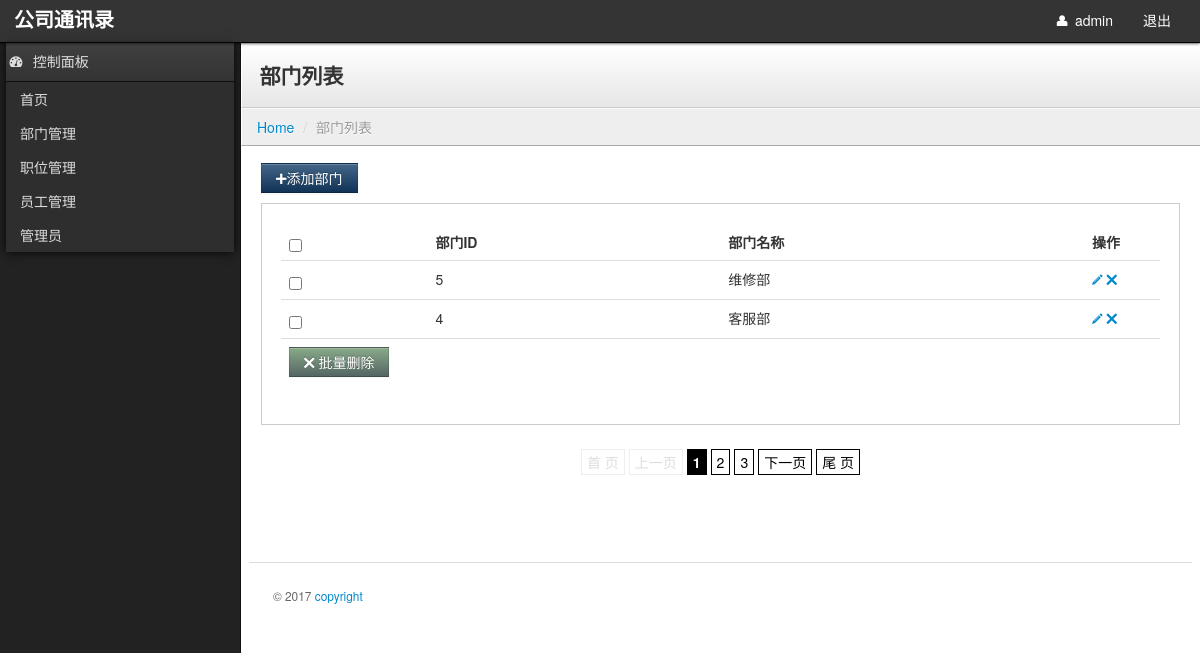
Screenshot of /DepartmentList.php (signed in) with the database file from the repository.
### tables this page shows
CREATE TABLE `pre_admin`  (
  `id` int(10) UNSIGNED NOT NULL AUTO_INCREMENT COMMENT '主键',
  `username` varchar(150) NULL DEFAULT NULL COMMENT '用户名',
  `password` varchar(255) NULL DEFAULT NULL COMMENT '密码',
  `avatar` varchar(255) NULL DEFAULT NULL COMMENT '头像',
  `salt` varchar(255) NULL DEFAULT NULL COMMENT '密码盐',
  PRIMARY KEY (`id`) USING BTREE,
  INDEX `key_admin_username`(`username`) USING BTREE
);

CREATE TABLE `pre_department`  (
  `id` int(10) UNSIGNED NOT NULL AUTO_INCREMENT COMMENT '主键',
  `name` varchar(150) NULL DEFAULT NULL COMMENT '部门名称',
  PRIMARY KEY (`id`) USING BTREE,
  UNIQUE INDEX `key_dep_name`(`name`) USING BTREE
);

### check.php (called while the page is built, shortened)
<?php
include_once('config/init.php');
$id = isset($_SESSION['id']) ? trim($_SESSION['id']) : 0;
$username = isset($_SESSION['username']) ? trim($_SESSION['username']) : '';
$sql = "SELECT * FROM {$pre_}admin WHERE id = $id AND username = '$username'";
$AutoLogin = find($sql);
?>

### config/init.php (called while the page is built, shortened)
<?php
$link = mysqli_connect("localhost", "root", "000000");
mysqli_set_charset($link, "UTF8");
$pre_ = "pre_";
include_once('helper.php');
?>

### DepartmentList.php (the view, shortened to what this page needs)
<?php
include_once('config/init.php');
include_once('check.php');
$page = isset($_GET['page']) ? trim($_GET['page']) : 1;
$limit = 2;
$size = 5;
$sql = "SELECT COUNT(id) AS c FROM {$pre_}department";
$count = find($sql);
$count = isset($count['c']) ? trim($count['c']) : 0;
$html = page($page, $count, $limit, $size, 'black2');
$offset = ($page - 1) * $limit;
$sql = "SELECT * FROM {$pre_}department ORDER BY id DESC LIMIT $offset,$limit";
$list = all($sql);
?>
<!DOCTYPE html>
<html lang="en">
<head>
    <?php include_once('meta.php'); ?>
    <link rel="stylesheet" href="assets/css/page.css" />
</head>
<body>
    <?php include_once('header.php'); ?>
    <?php include_once('menu.php'); ?>
    <div class="content">
        <div class="header">
            <h1 class="page-title">部门列表</h1>
        </div>
        <ul class="breadcrumb">
            <li><a href="index.php">Home</a> <span class="divider">/</span></li>
            <li class="active">部门列表</li>
        </ul>
        <div class="container-fluid">
            <div class="row-fluid">
                <div class="btn-toolbar">
                    <button class="btn btn-primary" onClick="location='DepartmentAdd.php'">
                        <i class="icon-plus"></i>添加部门
                    </button>
                </div>
                <div class="well">
                    <table class="table">
                        <thead>
                            <tr>
                                <th><input type="checkbox" id="toggle" /></th>
                                <th>部门ID</th>
                                <th>部门名称</th>
                                <th style="width: 60px;">操作</th>
                            </tr>
                        </thead>
                        <tbody>
                            <?php foreach ($list as $item) { ?>
                                <tr>
                                    <td>
                                        <input type="checkbox" name="list" value="<?php echo $item['id']; ?>" />
                                    </td>
                                    <td>
                                        <?php echo $item['id']; ?>
                                    </td>
                                    <td>
                                        <?php echo $item['name']; ?>
                                    </td>
                                    <td>
                                        <a href="DepartmentEdit.php?id=<?php echo $item['id']; ?>">
                                            <i class="icon-pencil"></i></a>
                                        <a class="delone" data-ids="<?php echo $item['id']; ?>" href="#myModal"
                                            role="button" data-toggle="modal">
                                            <i class="icon-remove"></i>
                                        </a>
                                    </td>
                                </tr>
                            <?php } ?>
                            <tr>
                                <td colspan="20">
                                    <a class="btn btn-success delall" href="#myModal" role="button" data-toggle="modal">
                                        <i class="icon-remove"></i> 批量删除
                                    </a>
                                </td>
                            </tr>
                        </tbody>
                    </table>
                </div>
                <?php echo $html; ?>
                <footer>
                    <hr>
                    <p>&copy; 2017 <a href="#" target="_blank">copyright</a></p>
                </footer>
            </div>
        </div>
    </div>
</body>
</html>

### header.php (shortened to what this page needs)
<?php
include_once('config/init.php');
include_once('check.php');
?>
<link rel="stylesheet" href="assets/plugins/city-picker/city-picker.css" />
<div class="navbar">
    <div class="navbar-inner">
        <ul class="nav pull-right">
            <li>
                <a href="javascript:void(0)">
                </a>
            </li>
            <li>
                <a href="login.php" role="button">
                    <i class="icon-user"></i>
                    <?php echo isset($AutoLogin['username']) ? $AutoLogin['username'] : '未知管理员'; ?>
                </a>
            </li>
            <li>
                <a id="logout" href="javascript:void(0)" class="hidden-phone visible-tablet visible-desktop"
                    role="button">退出</a>
            </li>
        </ul>
        <a class="brand" href="index.php"><span class="second">公司通讯录</span></a>
    </div>
</div>

### assets/css/theme.css (style rules this page uses)
body { background: #222; background-image: url('../img/black-Linen.png'); background-position: initial initial; background-repeat: initial initial; margin: 0px; padding: 0px; }
h1 { margin-top: 0px; color: #eee; }
hr { border-top: 1px solid #ddd; border-bottom: 1px solid #fff; }
.brand { font-family: georgia, serif; }
.brand .second { color: #fff; font-weight: bold; }
.navbar { position: relative; z-index: 20; margin: 0px; padding: 0px; -webkit-box-shadow: 0px 0px 3px #000000; -moz-box-shadow: 0px 0px 3px #000000; box-shadow: 0px 0px 3px #000000; }
.navbar .brand { text-shadow: none; }
.navbar .navbar-inner { background: rgba(71, 71, 71, 0.5); filter: progid:DXImageTransform.Microsoft.gradient(startColorstr=#FF333333, endColorstr=#FF333333); -ms-filter: progid:DXImageTransform.Microsoft.gradient(startColorstr=#FF333333, endColorstr=#FF333333); padding: 0em 1em; margin: 0px; -webkit-border-radius: 0px; -moz-border-radius: 0px; border-radius: 0px; -moz-background-clip: padding; -webkit-background-clip: padding-box; background-clip: padding-box; border: 0px; border-bottom: 1px solid #000000; }
.navbar .nav { margin: 0em; margin-right: -1em; }
.navbar .nav>li>a { color: #fff; text-shadow: none; }
.content { min-width: 400px; position: relative; min-height: 800px; background: #fff; margin-left: 240px; border-left: 1px solid #000000; border-left: 1px solid #111; }
.header { background: #ffffff; background: #ffffff; background: -webkit-gradient(linear, left bottom, left top, color-stop(0, #e6e6e6), color-stop(1, #ffffff)); background: -ms-linear-gradient(bottom, #e6e6e6, #ffffff); background: -moz-linear-gradient(center bottom, #e6e6e6 0%, #ffffff 100%); background: -o-linear-gradient(bottom, #e6e6e6, #ffffff); filter: progid:dximagetransform.microsoft.gradient(startColorStr='#e6e6e6', EndColorStr='#ffffff'); -ms-filter: "progid:DXImageTransform.Microsoft.gradient(startColorStr='#ffffff',EndColorStr='#e6e6e6')"; border-bottom: 1px solid #cccccc; border-top: 1px solid #ffffff; border-left: 1px solid #ffffff; padding: 0em 1.25em; }
.header h1 { margin: 1em 0em; padding: 0em; line-height: 1em; font-size: 1.5em; color: #eee; color: #333; }
.breadcrumb { -webkit-box-shadow: none; -moz-box-shadow: none; box-shadow: none; -webkit-border-radius: 0px; -moz-border-radius: 0px; border-radius: 0px; -moz-background-clip: padding; -webkit-background-clip: padding-box; background-clip: padding-box; background: #eee; border-bottom: 1px solid #aaa; border-top: 1px solid #fafafa; border-left: 1px solid #fff; margin-bottom: .5em; }
footer { padding: 1em; margin-top: 4em; color: #666; font-size: .85em; line-height: 1.3em; }
footer hr { margin: 2em -2em; }
.btn { -webkit-border-radius: 0px; -moz-border-radius: 0px; border-radius: 0px; }
.btn-primary { background-color: #113355; background-image: -webkit-gradient(linear, 0 0, 0 100%, from(#446688), to(#113355)); background-image: -webkit-linear-gradient(top, #446688, #113355); background-image: -o-linear-gradient(top, #446688, #113355); background-image: linear-gradient(to bottom, #446688, #113355); background-image: -moz-linear-gradient(top, #446688, #113355); filter: progid:dximagetransform.microsoft.gradient(startColorStr='#446688', EndColorStr='#113355'); -ms-filter: "progid:DXImageTransform.Microsoft.gradient(startColorStr='#446688',EndColorStr='#113355')"; }
.btn-success { background-color: #556665; background-image: -webkit-gradient(linear, 0 0, 0 100%, from(#88aa88), to(#556665)); background-image: -webkit-linear-gradient(top, #88aa88, #556665); background-image: -o-linear-gradient(top, #88aa88, #556665); background-image: linear-gradient(to bottom, #88aa88, #556665); background-image: -moz-linear-gradient(top, #88aa88, #556665); filter: progid:dximagetransform.microsoft.gradient(startColorStr='#446688', EndColorStr='#113355'); -ms-filter: "progid:DXImageTransform.Microsoft.gradient(startColorStr='#88aa88',EndColorStr='#556665')"; }
.well { background-color: #fff; border: 1px solid #ccc; -webkit-box-shadow: 1px 1px 0px #ffffff; -moz-box-shadow: 1px 1px 0px #ffffff; box-shadow: 1px 1px 0px #ffffff; -webkit-border-radius: 0px; -moz-border-radius: 0px; border-radius: 0px; -moz-background-clip: padding; -webkit-background-clip: padding-box; background-clip: padding-box; }

### rows the page displays
pre_admin: username "admin"
pre_department: id "5", name "维修部"
pre_department: id "4", name "客服部"
